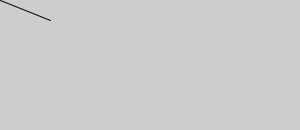
Frame 1 (no input)
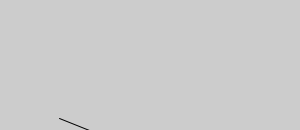
Frame 60 (the mouse pressed at the canvas centre just before this capture)
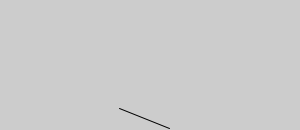
Frame 120 (the mouse held since frame 60 and released just before this capture)

The Processing sketch that drew these frames (run headless with seeded random() and noise(); from frame 60 on, the mouse is pressed at the canvas centre):

// Processing sketch: animLineModXY
// ── animLineModXY.pde
// Infinite line animation using remainder from integer division.
//*///////////////////////////////////////////////////////////////

void setup() 
{
  size(300,130);
  frameRate(60);
}

int posX = 0; ///< GLOBAL SCOPE.
int posY = 0; ///< GLOBAL SCOPE.

void draw() 
{ //extern posX,posY; // Used from global scope.
  background(204);
  line(posX,posY,posX+50,posY+20 );
  
  // Different speed of change for X and Y
  posY+=2;
  posX+=1;
  
  // Now we use the remainder from integer division
  posX=posX % width;
  posY=posY % height;
}

/// @date 2026 ( → https://github.com/borkowsk/bookProcessingEN)
